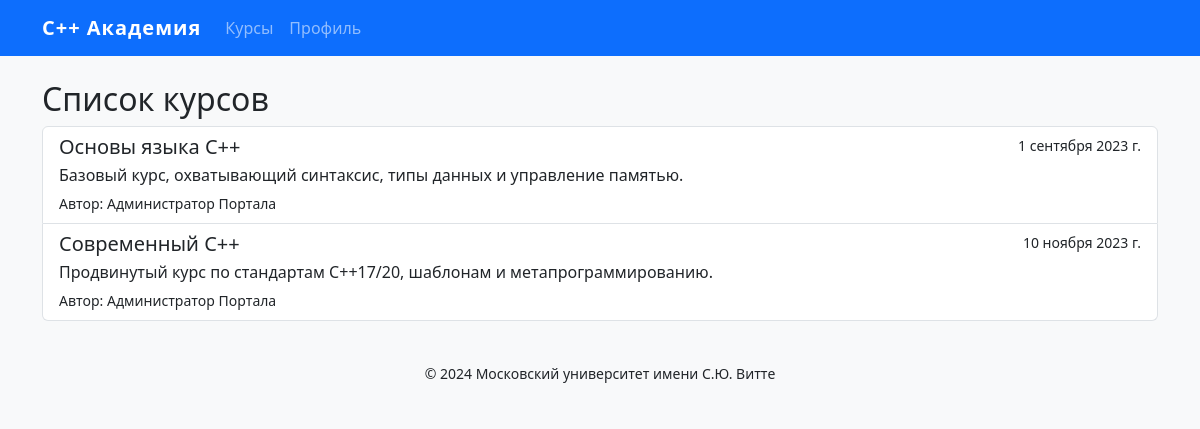
Page /courses/ on the committed database.
### app/models.py (models this page shows, shortened)
class Course(models.Model):
    title = models.CharField("Название", max_length=200)
    description = models.TextField("Описание")
    author = models.ForeignKey(User, on_delete=models.CASCADE, related_name="courses", verbose_name="Автор")
    published = models.DateField("Дата публикации")
    class Meta:
        ordering = ["title"]
        verbose_name = "Курс"
        verbose_name_plural = "Курсы"

class User(AbstractUser):
    bio = models.TextField("О себе", blank=True)
    organization = models.CharField("Учебное подразделение", max_length=255, blank=True)
    class Meta:
        verbose_name = "Пользователь"
        verbose_name_plural = "Пользователи"

### app/views.py (the view)
# urls.py: path("courses/", views.course_list, name="course_list"),
def course_list(request: HttpRequest) -> HttpResponse:
    return render(request, "course_list.html", {"courses": Course.objects.all()})

### app/templates/course_list.html (shortened to what this page needs)
{% extends 'base.html' %}
{% load static %}
{% block content %}
<h2>Список курсов</h2>
<div class="list-group">
    {% for course in courses %}
    <a href="{% url 'course_detail' course.pk %}" class="list-group-item list-group-item-action">
        <div class="d-flex w-100 justify-content-between">
            <h5 class="mb-1">{{ course.title }}</h5>
            <small>{{ course.published }}</small>
        </div>
        <p class="mb-1">{{ course.description|truncatechars:200 }}</p>
        <small>Автор: {{ course.author.get_full_name|default:course.author.username }}</small>
    </a>
    {% empty %}
    <p class="text-muted">Пока нет доступных курсов.</p>
    {% endfor %}
</div>
{% endblock %}

### app/static/css/styles.css (style rules this page uses)
body { background-color: #f8f9fa; }

### rows in the picture
Course: title "Основы языка C++", published "1 сентября 2023 г.", description "Базовый курс, охватывающий синтаксис, типы данных и управление памятью.", author.get_full_name "Администратор Портала"
Course: title "Современный C++", published "10 ноября 2023 г.", description "Продвинутый курс по стандартам C++17/20, шаблонам и метапрограммированию.", author.get_full_name "Администратор Портала"
